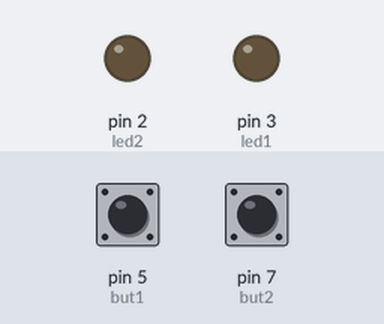
A sketch run on a simulated Arduino Uno, built with avr-gcc and run on an emulated ATmega328P. Shown: output pins drawn as LEDs (lit = HIGH). The inputs (shaded band) are chosen by the test bench; at power-on: pin 7 (but2) LOW, pin 5 (but1) LOW.

Above: at 1.2 s.
1.3 s: pin 7 (but2) pulled HIGH for 0.15 s
At 1.37 s:
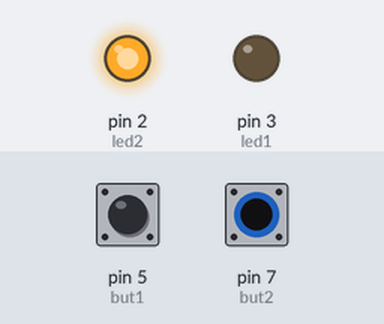
2.9 s: pin 7 (but2) pulled HIGH for 3.2 s
At 7.1 s:
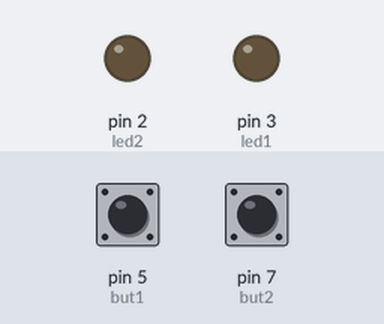
Timing chart, 0 to 8.6 s (numbered marks = the images above; inputs shaded):
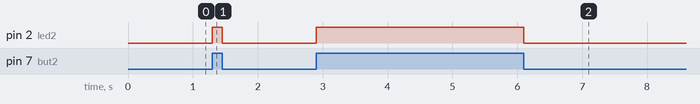

The sketch:

sizzling_bojo_migelo1.ino
```cpp
// C++ code
//
const int led1=3;
const int led2=2;
const int but1=5;
const int but2=7;
int butpos1=0;
int butpos2=0;
void setup()
{
  pinMode(led1, OUTPUT);
  pinMode(led2,OUTPUT);
  pinMode(but1,INPUT);
  pinMode(but2,INPUT);
}

void loop()
{
  butpos1=digitalRead(but1);
  butpos2=digitalRead(but2);
  if(but1==1)
  {
  digitalWrite(led1, HIGH);
  }
    else{
      // Wait for 1000 millisecond(s)
  digitalWrite(led1, LOW);
    }

    if(butpos2==1)
    {
      digitalWrite(led2,HIGH);
    }
    else
    {
      digitalWrite(led2,LOW);

     // Wait for 1000 millisecond(s)
}
  }
  
```

Measured:
- after the input at 1.3 s, pin 2 (led2): LOW → HIGH at once, → LOW 0.15 s later
- after the input at 2.9 s, pin 2 (led2): LOW → HIGH at once, → LOW 3.2 s later
